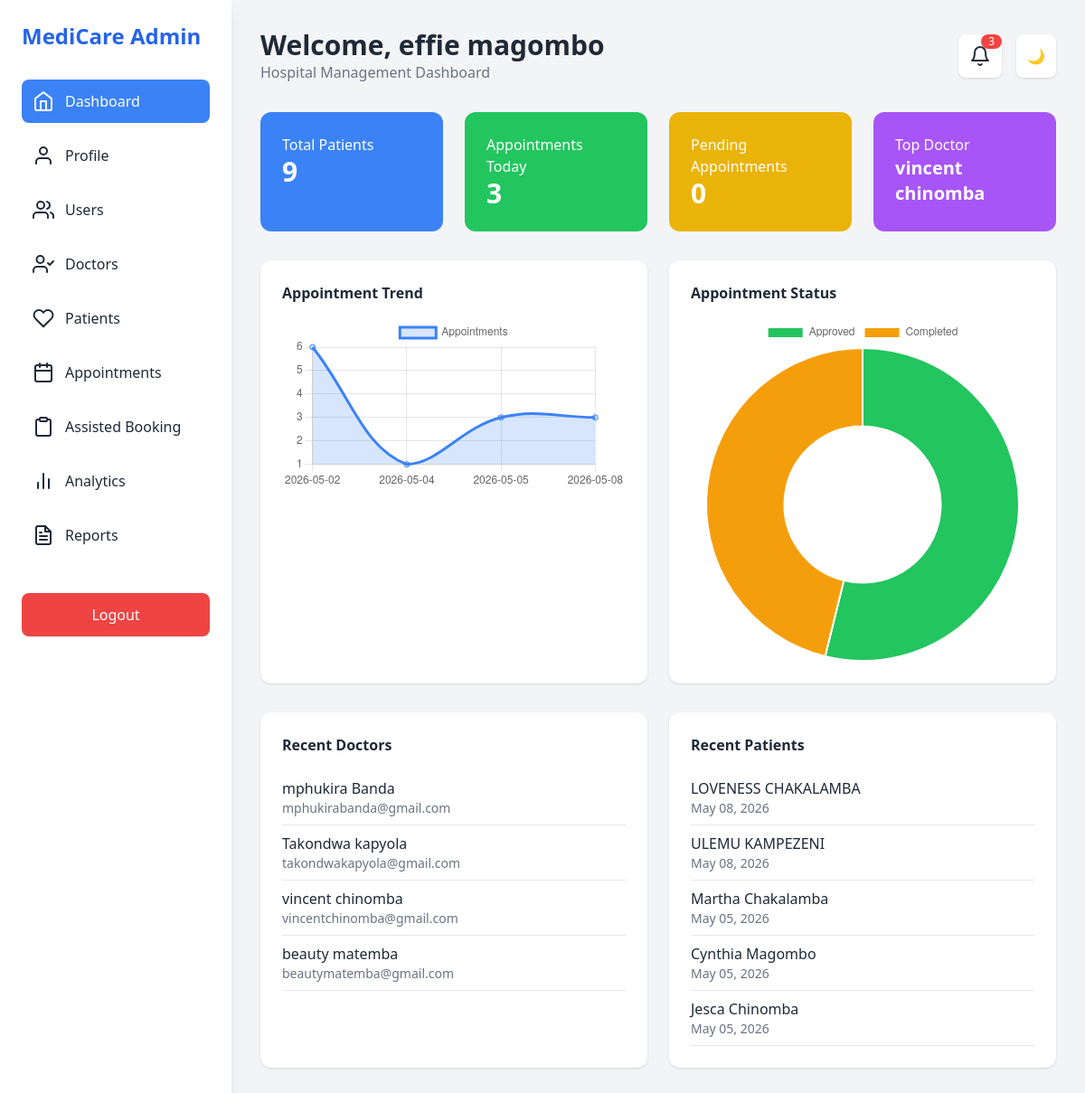
/admin.php (signed in), run on the app's committed database.
### tables this page shows
CREATE TABLE IF NOT EXISTS `users` (
  `id` int NOT NULL AUTO_INCREMENT,
  `name` varchar(100) NOT NULL,
  `email` varchar(150) NOT NULL,
  `national_identification` varchar(50) NOT NULL,
  `password` varchar(255) NOT NULL,
  `role` enum('patient','doctor','admin') NOT NULL DEFAULT 'patient',
  `created_at` timestamp NULL DEFAULT CURRENT_TIMESTAMP,
  `status` varchar(20) DEFAULT 'active',
  `profile_image` varchar(255) DEFAULT NULL,
  PRIMARY KEY (`id`),
  UNIQUE KEY `email` (`email`),
  UNIQUE KEY `national_identification` (`national_identification`)
);

### notification_functions.php (called while the page is built, shortened)
<?php
function getUnreadCount($conn, $user_id)
{
    $stmt = $conn->prepare("
        SELECT COUNT(*) as total
        FROM notifications
        WHERE user_id = ?
        AND is_read = 0
    ");
    $stmt->bind_param("i", $user_id);
    $stmt->execute();
    $result = $stmt->get_result();
    return $result->fetch_assoc()['total'];
}
?>

### admin.php (the view, shortened to what this page needs)
<?php
require "db.php";
$adminName = $_SESSION['user']['name'] ?? "Admin";
$user_id = $_SESSION['user']['id'];
$range = isset($_GET['range']) ? (int)$_GET['range'] : 7;
$unreadCount = 0;
if (file_exists("notification_functions.php")) {
    require "notification_functions.php";
    if (function_exists("getUnreadCount")) {
        $unreadCount = getUnreadCount($conn, $user_id);
    }
}
$statsQuery = "
SELECT
    (SELECT COUNT(*) FROM users) AS total_users,
    (SELECT COUNT(*) FROM users WHERE role='patient') AS total_patients,
    (SELECT COUNT(*) FROM users WHERE role='doctor') AS total_doctors,
    (SELECT COUNT(*) FROM appointments) AS total_appointments
";
$stats = $conn->query($statsQuery)->fetch_assoc();
$todayAppointments = $conn->query("
    SELECT COUNT(*) total
    FROM appointments
    WHERE DATE(created_at)=CURDATE()
")->fetch_assoc()['total'];
$pendingAppointments = $conn->query("
    SELECT COUNT(*) total
    FROM appointments
    WHERE status='pending'
")->fetch_assoc()['total'];
$topDoctor = $conn->query("
    SELECT u.name, COUNT(a.id) total
    FROM users u
    LEFT JOIN appointments a ON u.id = a.doctor_id
    WHERE u.role='doctor'
    GROUP BY u.id
    ORDER BY total DESC
    LIMIT 1
")->fetch_assoc();
$trendStmt = $conn->prepare("
    SELECT DATE(created_at) date, COUNT(*) total
    FROM appointments
    WHERE created_at >= DATE_SUB(CURDATE(), INTERVAL ? DAY)
    GROUP BY DATE(created_at)
    ORDER BY date ASC
");
$trendStmt->bind_param("i", $range);
$trendStmt->execute();
$trendResult = $trendStmt->get_result();
$trendLabels = [];
$trendData = [];
while ($row = $trendResult->fetch_assoc()) {
    $trendLabels[] = $row['date'];
    $trendData[] = $row['total'];
}
$statusQuery = $conn->query("
    SELECT status, COUNT(*) total
    FROM appointments
    GROUP BY status
");
$statusLabels = [];
$statusData = [];
while ($row = $statusQuery->fetch_assoc()) {
    $statusLabels[] = ucfirst($row['status']);
    $statusData[] = $row['total'];
}
$doctors = $conn->query("
    SELECT name,email,status
    FROM users
    WHERE role='doctor'
    ORDER BY id DESC
    LIMIT 5
");
$patients = $conn->query("
    SELECT name,email,created_at
    FROM users
    WHERE role='patient'
    ORDER BY id DESC
    LIMIT 5
");
?>
<!DOCTYPE html>
<html lang="en">
<head>
    <script src="https://cdn.tailwindcss.com"></script>
</head>
<body class="bg-gray-100 dark:bg-gray-900 text-gray-800 dark:text-white">
<div class="flex min-h-screen">
    <aside class="w-64 bg-white dark:bg-gray-800 shadow-lg p-6">
        <h1 class="text-2xl font-bold mb-8 text-blue-600">
            MediCare Admin
        </h1>
        <nav class="space-y-3">
            <a href="admin.php" class="flex gap-3 p-3 rounded-lg bg-blue-500 text-white">
                <i data-feather="home"></i> Dashboard
            </a>
             <a href="admin_profile.php" class="flex gap-3 p-3 rounded-lg hover:bg-gray-200 dark:hover:bg-gray-700">
                <i data-feather="user"></i> Profile
            </a>
            <a href="users.php" class="flex gap-3 p-3 rounded-lg hover:bg-gray-200 dark:hover:bg-gray-700">
                <i data-feather="users"></i> Users
            </a>
            <a href="doctor_list.php" class="flex gap-3 p-3 rounded-lg hover:bg-gray-200 dark:hover:bg-gray-700">
                <i data-feather="user-check"></i> Doctors
            </a>
            <a href="patients.php" class="flex gap-3 p-3 rounded-lg hover:bg-gray-200 dark:hover:bg-gray-700">
                <i data-feather="heart"></i> Patients
            </a>
            <a href="appointments.php" class="flex gap-3 p-3 rounded-lg hover:bg-gray-200 dark:hover:bg-gray-700">
                <i data-feather="calendar"></i> Appointments
            </a>
            <a href="admin_assisted_booking.php" class="flex gap-3 p-3 rounded-lg hover:bg-gray-200 dark:hover:bg-gray-700">
                <i data-feather="clipboard"></i> Assisted Booking
            </a>
            <a href="analytics.php" class="flex gap-3 p-3 rounded-lg hover:bg-gray-200 dark:hover:bg-gray-700">
                <i data-feather="bar-chart-2"></i> Analytics
            </a>
            <a href="reports.php" class="flex gap-3 p-3 rounded-lg hover:bg-gray-200 dark:hover:bg-gray-700">
                <i data-feather="file-text"></i> Reports
            </a>
        </nav>
        <a href="index.php"
           class="block mt-10 bg-red-500 text-white text-center p-3 rounded-lg hover:bg-red-600">
            Logout
        </a>
    </aside>
    <main class="flex-1 p-8">
        <div class="flex justify-between items-center mb-8">
            <div>
                <h2 class="text-3xl font-bold">
                    Welcome, <?= htmlspecialchars($adminName) ?>
                </h2>
                <p class="text-gray-500">
                    Hospital Management Dashboard
                </p>
            </div>
            <div class="flex items-center gap-4">
                <div class="relative">
                    <button onclick="toggleNotifications()"
                            class="relative bg-white dark:bg-gray-800 p-3 rounded-lg shadow">
                        <i data-feather="bell"></i>
                        <?php if($unreadCount > 0): ?>
                            <span class="absolute top-0 right-0 bg-red-500 text-white text-xs px-2 rounded-full">
                                <?= $unreadCount ?>
                            </span>
                        <?php endif; ?>
                    </button>
                </div>
                <button onclick="toggleTheme()"
                        class="bg-white dark:bg-gray-800 p-3 rounded-lg shadow">
                    🌙
                </button>
            </div>
        </div>
        <div class="grid grid-cols-1 md:grid-cols-2 lg:grid-cols-4 gap-6 mb-8">
            <div class="bg-blue-500 text-white p-6 rounded-xl">
                <h4>Total Patients</h4>
                <h2 class="text-3xl font-bold"><?= $stats['total_patients'] ?></h2>
            </div>
            <div class="bg-green-500 text-white p-6 rounded-xl">
                <h4>Appointments Today</h4>
                <h2 class="text-3xl font-bold"><?= $todayAppointments ?></h2>
            </div>
            <div class="bg-yellow-500 text-white p-6 rounded-xl">
                <h4>Pending Appointments</h4>
                <h2 class="text-3xl font-bold"><?= $pendingAppointments ?></h2>
            </div>
            <div class="bg-purple-500 text-white p-6 rounded-xl">
                <h4>Top Doctor</h4>
                <h2 class="text-xl font-bold">
                    <?= $topDoctor['name'] ?? 'N/A'; ?>
                </h2>
            </div>
        </div>
        <div class="grid lg:grid-cols-2 gap-6 mb-8">
            <div class="bg-white dark:bg-gray-800 p-6 rounded-xl shadow">
                <h3 class="font-bold mb-4">Appointment Trend</h3>
                <canvas id="trendChart"></canvas>
            </div>
            <div class="bg-white dark:bg-gray-800 p-6 rounded-xl shadow">
                <h3 class="font-bold mb-4">Appointment Status</h3>
                <canvas id="statusChart"></canvas>
            </div>
        </div>
        <div class="grid lg:grid-cols-2 gap-6">
            <div class="bg-white dark:bg-gray-800 p-6 rounded-xl shadow">
                <h3 class="font-bold mb-4">Recent Doctors</h3>
                <?php if($doctors->num_rows > 0): ?>
                    <?php while($d = $doctors->fetch_assoc()): ?>
                        <div class="border-b py-2">
                            <?= htmlspecialchars($d['name']) ?>
                            <div class="text-sm text-gray-500"><?= $d['email'] ?></div>
                        </div>
                    <?php endwhile; ?>
                <?php else: ?>
                    <p>No doctors found</p>
                <?php endif; ?>
            </div>
            <div class="bg-white dark:bg-gray-800 p-6 rounded-xl shadow">
                <h3 class="font-bold mb-4">Recent Patients</h3>
                <?php if($patients->num_rows > 0): ?>
                    <?php while($p = $patients->fetch_assoc()): ?>
                        <div class="border-b py-2">
                            <?= htmlspecialchars($p['name']) ?>
                            <div class="text-sm text-gray-500">
                                <?= date("M d, Y", strtotime($p['created_at'])) ?>
                            </div>
                        </div>
                    <?php endwhile; ?>
                <?php else: ?>
                    <p>No patients found</p>
                <?php endif; ?>
            </div>
        </div>
    </main>
</div>
<script>
feather.replace();
/* Theme Persistence */
function toggleTheme() {
    document.documentElement.classList.toggle('dark');
    if(document.documentElement.classList.contains('dark')){
        localStorage.setItem('theme', 'dark');
    } else {
        localStorage.setItem('theme', 'light');
    }
}
if(localStorage.getItem('theme') === 'dark'){
    document.documentElement.classList.add('dark');
}
/* Notifications */
function toggleNotifications() {
    document.getElementById("notificationBox").classList.toggle("hidden");
}
/* Trend Chart */
new Chart(document.getElementById('trendChart'), {
    type: 'line',
    data: {
        labels: <?= json_encode($trendLabels) ?>,
        datasets: [{
            label: 'Appointments',
            data: <?= json_encode($trendData) ?>,
            borderColor: '#3b82f6',
            backgroundColor: 'rgba(59,130,246,0.2)',
            fill: true,
            tension: 0.4
        }]
    }
});
/* Status Chart */
new Chart(document.getElementById('statusChart'), {
    type: 'doughnut',
    data: {
        labels: <?= json_encode($statusLabels) ?>,
        datasets: [{
            data: <?= json_encode($statusData) ?>,
            backgroundColor: [
                '#22c55e',
                '#f59e0b',
                '#ef4444',
                '#3b82f6'
            ]
        }]
    }
});
</script>
</body>
</html>

### data on the page
users: name "mphukira Banda", email "mphukirabanda@gmail.com"
users: name "Takondwa kapyola", email "takondwakapyola@gmail.com"
users: name "vincent chinomba", email "vincentchinomba@gmail.com"
users: name "beauty matemba", email "beautymatemba@gmail.com"
users: name "LOVENESS CHAKALAMBA", created_at "May 08, 2026"
users: name "ULEMU KAMPEZENI", created_at "May 08, 2026"
users: name "Martha Chakalamba", created_at "May 05, 2026"
users: name "Cynthia Magombo", created_at "May 05, 2026"
users: name "Jesca Chinomba", created_at "May 05, 2026"

### other printed values
$adminName "effie magombo"
$unreadCount "3"
$stats['total_patients'] "9"
$todayAppointments "3"
$pendingAppointments "0"
$topDoctor['name'] "vincent chinomba"
chart data {{ json_encode($trendLabels) }} ["2026-05-02","2026-05-04","2026-05-05","2026-05-08"]
chart data {{ json_encode($trendData) }} [6,1,3,3]
chart data {{ json_encode($statusData) }} ["7","6"]
